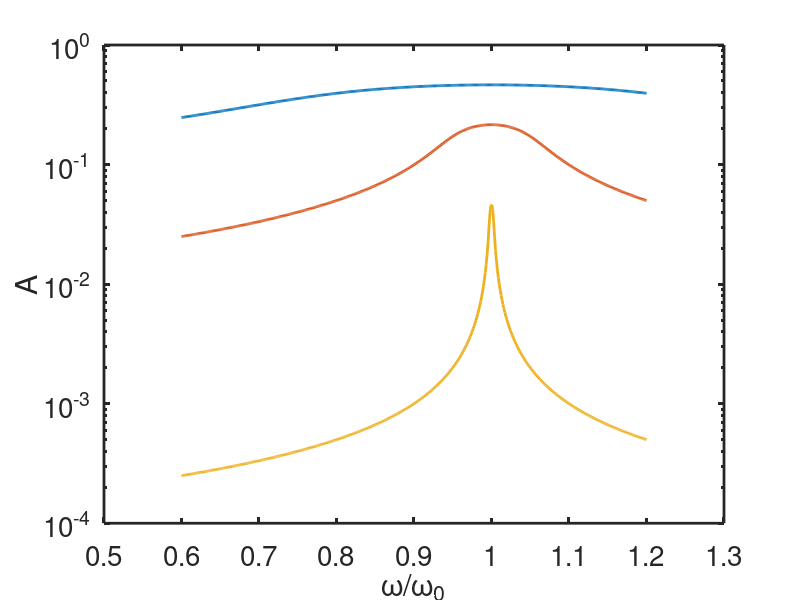

The MATLAB script that drew this image:

%-------------------------------------------------------------------
%
% Nonlinear compression in the chinchilla cochlea.
% 
% For Chapter 20, Section 20.4.2 of
% Keener and Sneyd, Mathematical Physiology, 3rd Edition, Springer.
%
% Written by James Keener and James Sneyd
%
%-------------------------------------------------------------------

clear all
close all
clc
set(0,                           ...
   'defaultaxesfontsize', 20,   ...
   'defaultaxeslinewidth', 2.0, ...
   'defaultlinelinewidth', 2.0, ...
   'defaultpatchlinewidth', 0.7);

w=linspace(0.6,1.2,500);

mu=0;
w0=1;

a=0.1;
U1=mu^2 + (w0-w).^2;
U2=-mu*mu + 3*(w0-w).^2;
D=27*a*a + 16*(mu^3) - 18*mu*U1;
s=D+(D.*D+4*(U2.^3)).^0.5;
s=s./2;
bigA1= s.^(1/3) + 2*mu - U2./(s.^(1/3));
bigA1 = (bigA1./3).^0.5;

a=0.01;
U1=mu^2 + (w0-w).^2;
U2=-mu*mu + 3*(w0-w).^2;
D=27*a*a + 16*(mu^3) - 18*mu*U1;
s=D+(D.*D+4*(U2.^3)).^0.5;
s=s./2;
bigA2= s.^(1/3) + 2*mu - U2./(s.^(1/3));
bigA2 = (bigA2./3).^0.5;

a=0.0001;
U1=mu^2 + (w0-w).^2;
U2=-mu*mu + 3*(w0-w).^2;
D=27*a*a + 16*(mu^3) - 18*mu*U1;
s=D+(D.*D+4*(U2.^3)).^0.5;
s=s./2;
bigA3= s.^(1/3) + 2*mu - U2./(s.^(1/3));
bigA3 = (bigA3./3).^0.5;

semilogy(w,bigA1)
hold on
semilogy(w,bigA2)
semilogy(w,bigA3)
hold off
xlabel('\omega/\omega_0')
ylabel('A')

%dum=[w' bigA1' bigA2' bigA3'];   % for external plotting
%save('chinchilla.dat','-ascii','dum')
